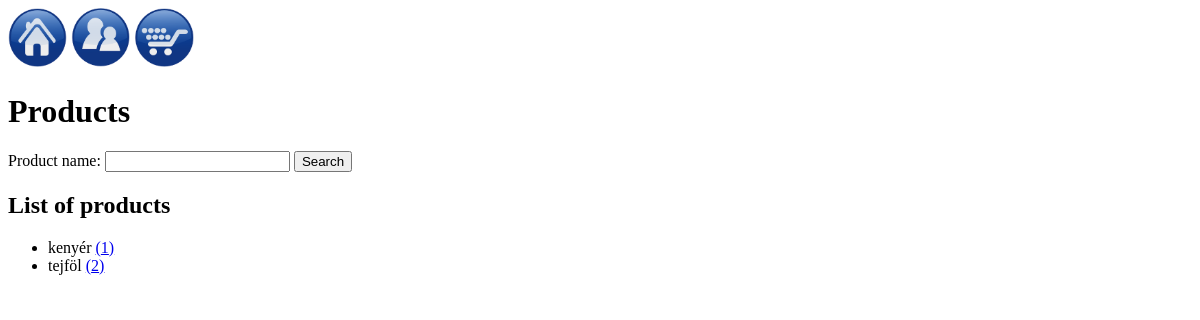
The page /shopping/products on the database as committed earlier.
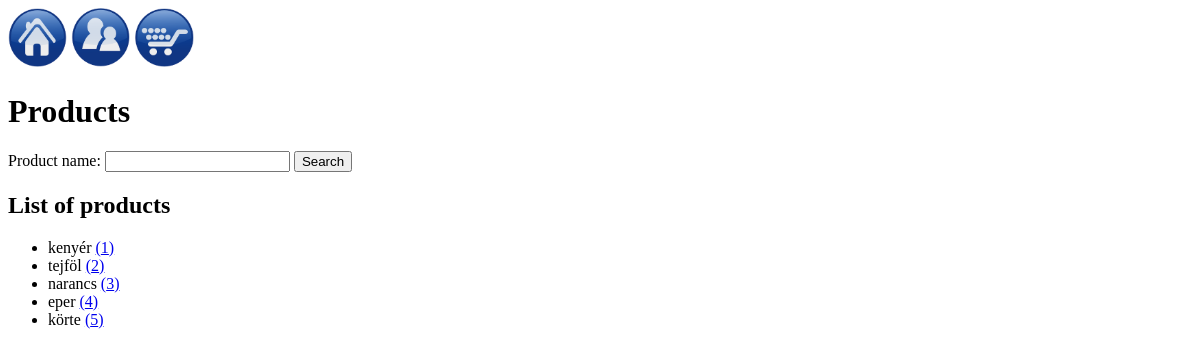
The same page on the database as committed later.
### shopping/models.py (models this page shows, shortened)
class Product(models.Model):
    product_name = models.CharField(max_length=200)
    product_price = models.IntegerField()
    is_discounted = models.BooleanField(default=False)
    expiry = models.DateField(blank=True, null=True)
    storage_quantity = models.IntegerField()
    image = models.ImageField(upload_to='products/', blank=True, null=True)

### shopping/views.py (the view)
# urls.py: path('products', views.get_products, name='products'),
def get_products(request):
    products = Product.objects.all()
    form = ProductForm(request.GET or None)
    if form.is_valid():
        product_name = form.cleaned_data.get('product_name')
        products = products.filter(
            product_name__icontains=product_name
            )
    context = {
        "products": products,
        "form": form,
        "title": 'List of products'
    }
    return render(request,'shopping/products.html', context)

### shopping/forms.py
class ProductForm(forms.Form):
    product_name = forms.CharField(max_length=200, required=False)

### shopping/templates/shopping/products.html
{% include 'shopping/header.html' with title='Products' %}
<form method="get">
    {{form.as_table}}
    <input type="submit" value="Search">
</form>
{% if products %}
    <h2>{{ title }}</h2>
    <ul>
    {% for product in products %}
        <li>{{ product.product_name }}
        <a href="products/{{ product.id }}/">({{product.id}})</a></li>
    {% endfor %}
    </ul>
{% else %}
    <p>No products found.</p>
{% endif %}

Rows that differ between the two databases and show on the page:
added Product: product_name "narancs", id "3"
added Product: product_name "eper", id "4"
added Product: product_name "körte", id "5"
